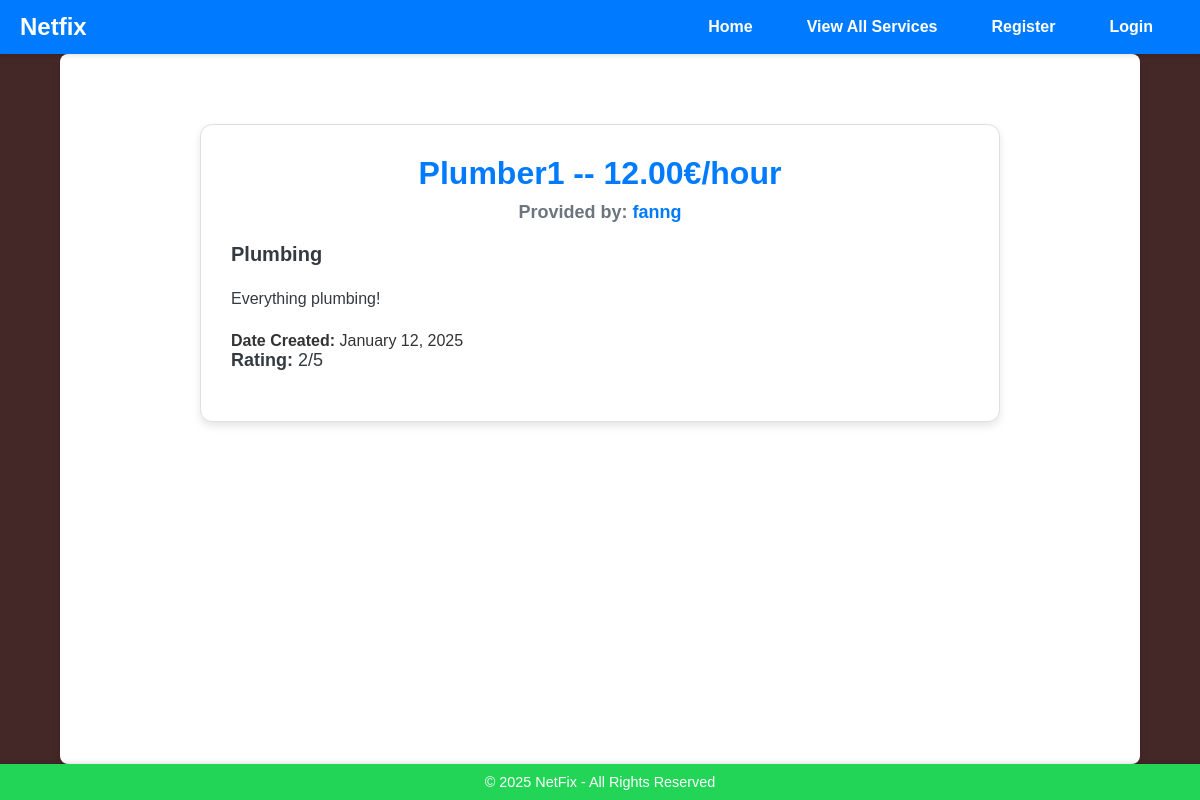
The app's page /services/1/ with its own data.
### services/models.py (models this page shows, shortened)
class Service(models.Model):
    FIELD_CHOICES = (
        ('Air Conditioner', 'Air Conditioner'),
        ('Carpentry', 'Carpentry'),
        ('Electricity', 'Electricity'),
        ('Gardening', 'Gardening'),
        ('Home Machines', 'Home Machines'),
        ('Housekeeping', 'Housekeeping'),
        ('Interior Design', 'Interior Design'),
        ('Locks', 'Locks'),
        ('Painting', 'Painting'),
        ('Plumbing', 'Plumbing'),
        ('Water Heaters', 'Water Heaters'),
    )
    company = models.ForeignKey(Company, on_delete=models.CASCADE)
    name = models.CharField(max_length=40)
    description = models.TextField()
    price_hour = models.DecimalField(decimal_places=2, max_digits=5, validators=[MinValueValidator(0.00)])
    rating = models.IntegerField(validators=[MinValueValidator(0), MaxValueValidator(5)], default=0)
    field = models.CharField(max_length=30, choices=FIELD_CHOICES)
    date_created = models.DateTimeField(auto_now_add=True)

### users/models.py (models this page shows, shortened)
class Company(models.Model):
    FIELD_CHOICES = (
        ('Air Conditioner', 'Air Conditioner'),
        ('All in One', 'All in One'),
        ('Carpentry', 'Carpentry'),
        ('Electricity', 'Electricity'),
        ('Gardening', 'Gardening'),
        ('Home Machines', 'Home Machines'),
        ('Housekeeping', 'Housekeeping'),
        ('Interior Design', 'Interior Design'),
        ('Locks', 'Locks'),
        ('Painting', 'Painting'),
        ('Plumbing', 'Plumbing'),
        ('Water Heaters', 'Water Heaters'),
    )
    user = models.OneToOneField(User, on_delete=models.CASCADE, primary_key=True)
    name = models.CharField(max_length=100, default='unknown')
    field = models.CharField(max_length=70, choices=FIELD_CHOICES, blank=False, null=False)
    rating = models.IntegerField(validators=[MaxValueValidator(5), MinValueValidator(0)], default=0)
    profile_image = models.ImageField(upload_to='company_images/', blank=True, null=True)

class User(AbstractUser):
    is_company = models.BooleanField(default=False)
    is_customer = models.BooleanField(default=False)
    email = models.EmailField(unique=True)  # Ensure email is unique and correctly set up

### services/views.py (the view)
# urls.py: path('<int:id>/', v.service_detail, name='service_detail'),
def service_detail(request, id):
    service = get_object_or_404(Service, id=id)
    company = service.company  # Get the company that created the service
    user_rating = None
    if request.user.is_authenticated:
        user_rating = ServiceRating.objects.filter(service=service, user=request.user).first()
    if request.method == 'POST' and user_rating is None:
        form = ServiceRatingForm(request.POST)
        if form.is_valid():
            rating = form.save(commit=False)
            rating.service = service
            rating.user = request.user
            rating.save()
            update_service_rating(service)
            return redirect('services:service_detail', id=service.id)
    else:
        form = ServiceRatingForm()
    return render(request, 'services/service_detail.html', {
        'service': service,
        'company': company,
        'form': form,
        'user_rating': user_rating
    })

### services/templates/services/service_detail.html (shortened to what this page needs)
{% extends 'main/base.html' %}
{% load static %}
{% block content %}
<div class="service-detail-container">
    <div class="service-info-header">
        <h1>{{ service.name }} -- {{ service.price_hour }}€/hour</h1>
        <h5>
            Provided by:
            <a href="{% url 'users:company_profile' username=service.company.user.username %}">
                {{ service.company.user.username }}
            </a>
        </h5>
    </div>
    <h3 class="service-field">{{ service.field }}</h3>
    <p class="service-description">{{ service.description }}</p>
    <p class="service-fie"><strong>Date Created:</strong> {{ service.date_created|date:"F j, Y" }}</p>
    <p class="service-rating"><strong>Rating:</strong> {{ service.rating }}/5</p>
</div>
{% endblock %}

### static/home/base.css (style rules this page uses)
* { margin: 0; padding: 0; box-sizing: border-box; }
body { font-family: Arial, sans-serif; display: flex; flex-direction: column; min-height: 100vh; background-color: #442727; color: #333; }

### services/templates/services/service_detail.html (style rules this page uses)
:root { --primary-color: #007bff; --secondary-color: #6c757d; --background-color: #f8f9fa; --text-color: #343a40; --card-background: #ffffff; --card-border: 1px solid #e0e0e0; --card-shadow: 0 4px 8px rgba(0, 0, 0, 0.1); }
body { margin: 0; font-family: Arial, sans-serif; background-color: var(--background-color); color: var(--text-color); }
.service-detail-container { max-width: 800px; margin: 50px auto; padding: 30px; background-color: var(--card-background); border: var(--card-border); border-radius: 12px; box-shadow: var(--card-shadow); }
.service-info-header { text-align: center; margin-bottom: 20px; }
.service-info-header h1 { font-size: 32px; font-weight: bold; color: var(--primary-color); margin-bottom: 10px; }
.service-info-header h5 { font-size: 18px; color: var(--secondary-color); }
.service-info-header a { color: var(--primary-color); text-decoration: none; }
.service-field { font-size: 20px; font-weight: bold; color: var(--text-color); margin-bottom: 20px; }
.service-description { font-size: 16px; color: var(--text-color); line-height: 1.6; margin-bottom: 20px; }
.service-rating { font-size: 18px; color: var(--text-color); margin-bottom: 20px; }

### main/templates/main/navbar.html (style rules this page uses)
:root { --navbar-bg: var(--navbar-brand-color); --navbar-text: #343a40; --navbar-hover: #007bff; --navbar-shadow: 0 2px 4px rgba(0, 0, 0, 0.1); --navbar-brand-color: #007bff; --navbar-toggler-color: #007bff; }

### records on screen
Service: name "Plumber1", price_hour "12.00", company.user.username "fanng", field "Plumbing", description "Everything plumbing!", date_created "January 12, 2025", rating "2"
